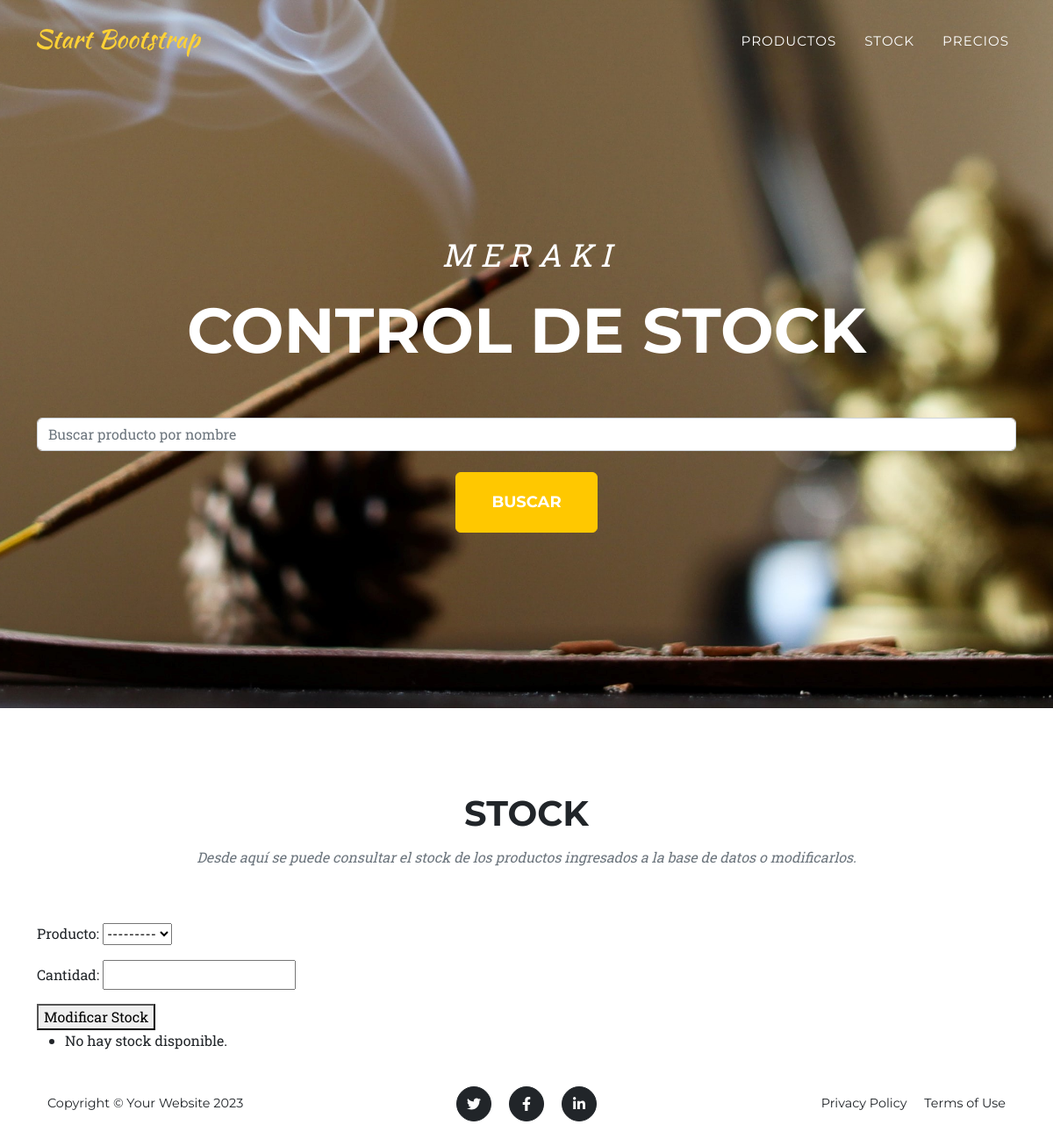
The page /Meraki_app/stock/ on the database as committed earlier.
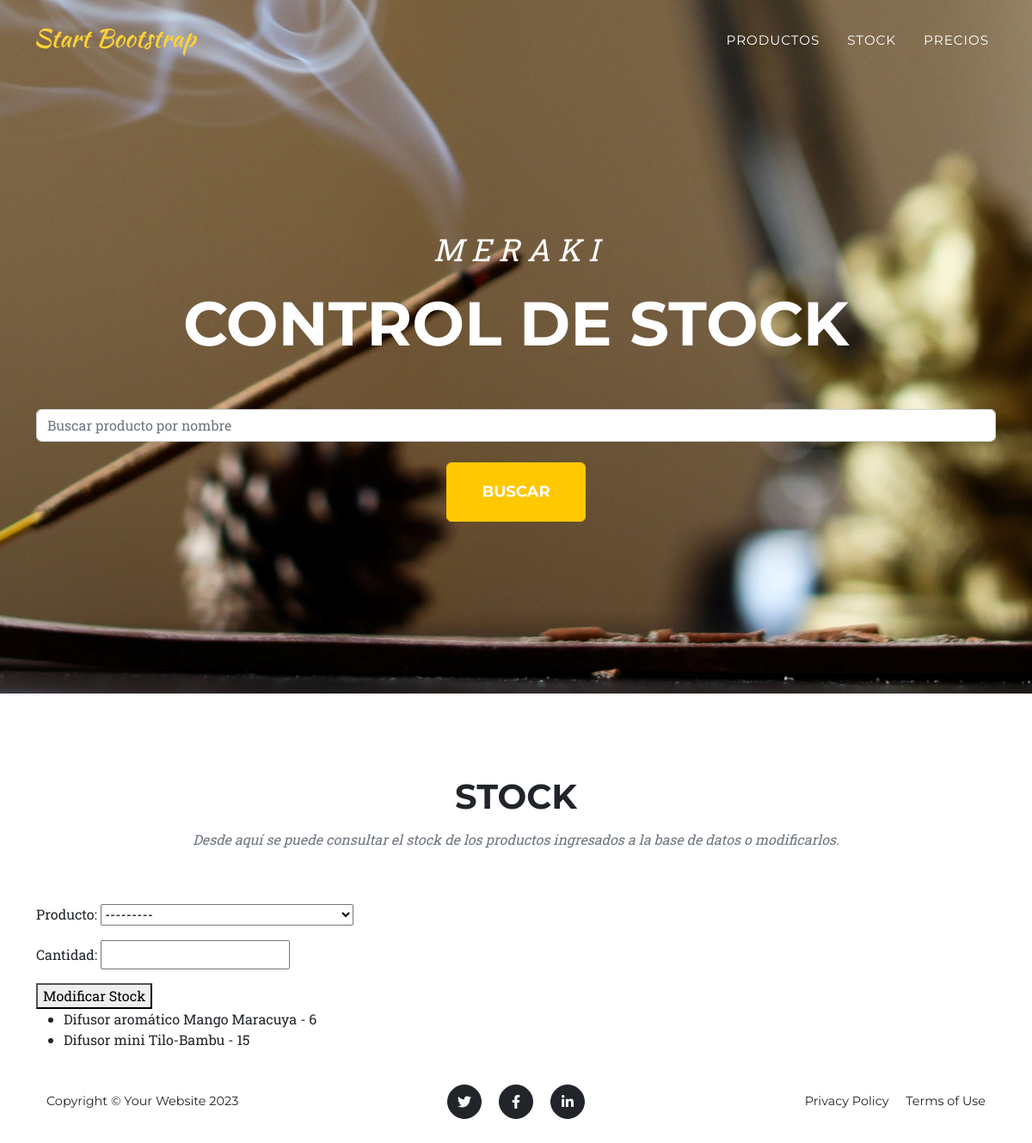
The same page on the database as committed later.
### Meraki_app/models.py (models this page shows, shortened)
class Stock(models.Model):
    producto = models.ForeignKey(Producto, on_delete=models.CASCADE)
    cantidad = models.IntegerField()

class Producto(models.Model):
    nombre = models.CharField(max_length=100)
    descripcion = models.TextField()
    def __str__(self):
        return self.nombre

### Meraki_app/views.py (the view)
# urls.py: path('stock/', views.stock, name='stock'),  # manejo de stock
def stock(request):
    if request.method == 'POST':
        if 'ver_stock' in request.POST:
            stocks = Stock.objects.all()
            return render(request, 'meraki_app/stock.html', {'stocks': stocks, 'ver': True})
        elif 'modificar_stock' in request.POST:
            form = StockForm(request.POST)
            if form.is_valid():
                producto = form.cleaned_data['producto']
                nuevo_stock = form.cleaned_data['cantidad']
                stock_actual = Stock.objects.filter(producto=producto).first()
                if stock_actual:
                    stock_actual.cantidad = nuevo_stock
                    stock_actual.save()
                else:
                    Stock.objects.create(producto=producto, cantidad=nuevo_stock)
                return redirect('stock')
    else:
        form = StockForm()
    stocks = Stock.objects.all()
    return render(request, 'meraki_app/stock.html', {
        'form': form,
        'stocks': stocks,
        'ver': True
    })

### Meraki_app/forms.py
class StockForm(forms.ModelForm):
    class Meta:
        model = Stock
        fields = ['producto', 'cantidad']

### Meraki_app/templates/meraki_app/stock.html (shortened to what this page needs)
{% extends "meraki_app/base.html" %}
{% block merakiweb %}
    <section class="page-section" id="stock">
        <div class="container">
            <div class="text-center">
                <h2 class="section-heading text-uppercase">Stock</h2>
                <h3 class="section-subheading text-muted">Desde aquí se puede consultar el stock de los productos ingresados a la base de datos o modificarlos.</h3>
            </div>
    <form method="post" action="{% url 'stock' %}">
        {{ form.as_p }}
        <button type="submit" name="modificar_stock">Modificar Stock</button>
    </form>
    <ul>
        {% for stock in stocks %}
            <li>{{ stock.producto.nombre }} - {{ stock.cantidad }}</li>
        {% empty %}
            <li>No hay stock disponible.</li>
        {% endfor %}
    </ul>
{% endblock %}

### Meraki_app/templates/meraki_app/base.html (shortened to what this page needs)
{% load static %}
<!DOCTYPE html>
<html lang="en">
    <head>
        <link href="{% static 'meraki_app/css/styles.css' %}" rel="stylesheet" />
    </head>
    <body id="page-top">
        <nav class="navbar navbar-expand-lg navbar-dark fixed-top" id="mainNav">
            <div class="container">
                <a class="navbar-brand" href="{% url 'inicio' %}"><img src="{%  static 'meraki_app/assets/img/navbar-logo.svg' %}" alt="..." /></a>
                <div class="collapse navbar-collapse" id="navbarResponsive">
                    <ul class="navbar-nav text-uppercase ms-auto py-4 py-lg-0">
                        <li class="nav-item"><a class="nav-link" href="{% url 'productos' %}#productos">Productos</a></li>
                        <li class="nav-item"><a class="nav-link" href="{% url 'stock' %}#stock">Stock</a></li>
                        <li class="nav-item"><a class="nav-link" href="{% url 'precios' %}#precios">Precios</a></li>
                    </ul>
                </div>
            </div>
        </nav>
    <header class="masthead">
        <div class="container">
            <div class="masthead-subheading">M E R A K I</div>
            <div class="masthead-heading text-uppercase">Control de stock</div>
            <form method="get" action="{% url 'search' %}">
                <input type="text" name="q" placeholder="Buscar producto por nombre" class="form-control">
                <button type="submit" class="btn btn-primary btn-xl text-uppercase mt-4">Buscar</button>
            </form>
        </div>
    </header>
        {% block merakiweb %}
        {% endblock %}
        <footer class="footer py-4">
            <div class="container">
                <div class="row align-items-center">
                    <div class="col-lg-4 text-lg-start">Copyright &copy; Your Website 2023</div>
                    <div class="col-lg-4 my-3 my-lg-0">
                        <a class="btn btn-dark btn-social mx-2" href="#!" aria-label="Twitter"><i class="fab fa-twitter"></i></a>
                        <a class="btn btn-dark btn-social mx-2" href="#!" aria-label="Facebook"><i class="fab fa-facebook-f"></i></a>
                        <a class="btn btn-dark btn-social mx-2" href="#!" aria-label="LinkedIn"><i class="fab fa-linkedin-in"></i></a>
                    </div>
                    <div class="col-lg-4 text-lg-end">
                        <a class="link-dark text-decoration-none me-3" href="#!">Privacy Policy</a>
                        <a class="link-dark text-decoration-none" href="#!">Terms of Use</a>
                    </div>
                </div>
            </div>
        </footer>
    </body>
</html>

Rows that differ between the two databases and show on the page:
added Stock: producto.nombre "Difusor aromático Mango Maracuya", cantidad "6"
added Stock: producto.nombre "Difusor mini Tilo-Bambu", cantidad "15"
Other text that changed with them:
text no longer shown: "No hay stock disponible."
